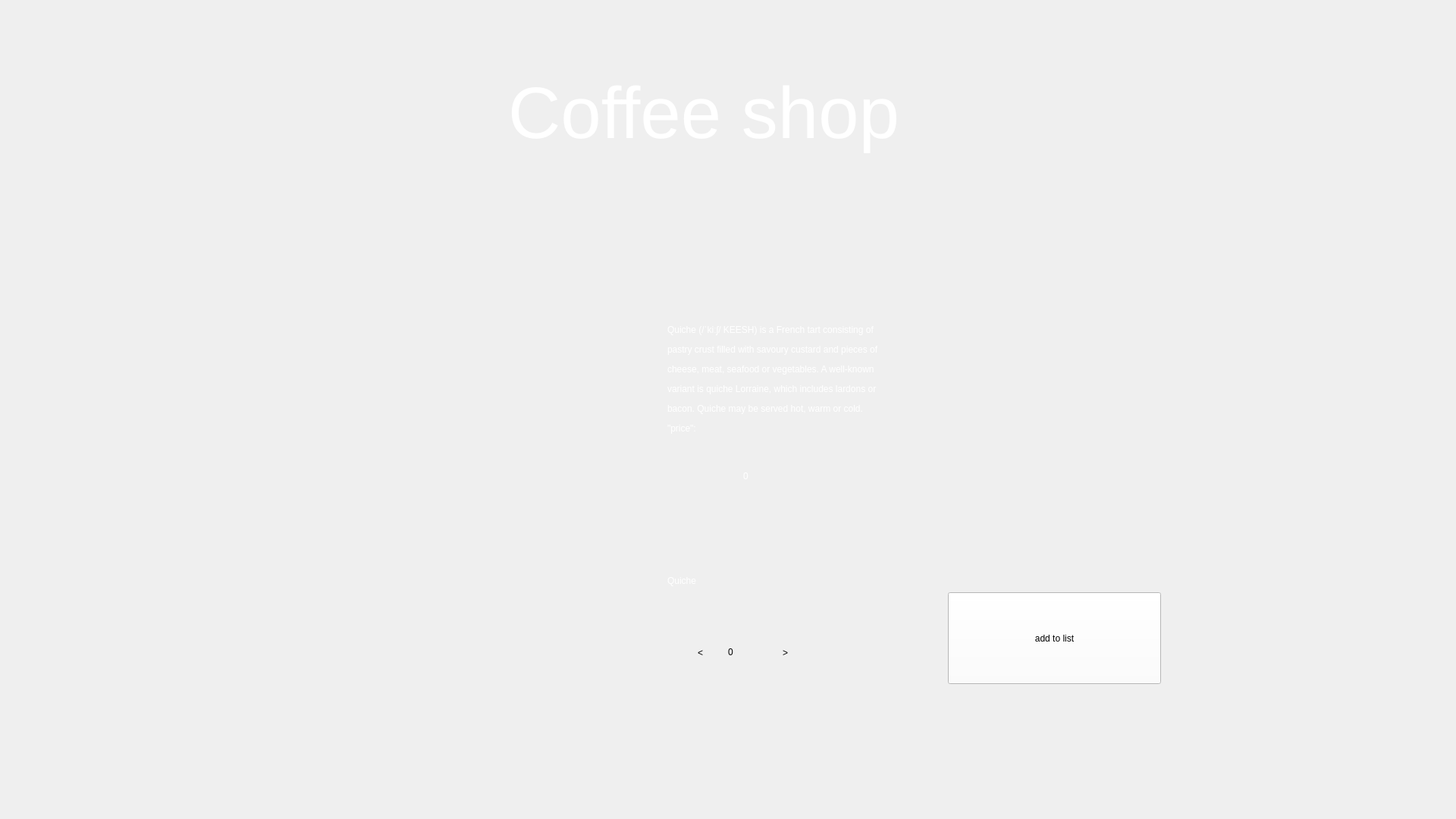
<?xml version="1.0" encoding="UTF-8"?>
<ui version="4.0">
 <class>QuicheForm</class>
 <widget class="QWidget" name="QuicheForm">
  <property name="geometry">
   <rect>
    <x>0</x>
    <y>0</y>
    <width>1920</width>
    <height>1080</height>
   </rect>
  </property>
  <property name="windowTitle">
   <string>Form</string>
  </property>
  <property name="styleSheet">
   <string notr="true"/>
  </property>
  <widget class="QLabel" name="Back">
   <property name="geometry">
    <rect>
     <x>0</x>
     <y>0</y>
     <width>1920</width>
     <height>1080</height>
    </rect>
   </property>
   <property name="styleSheet">
    <string notr="true">background-image: url(':/res/img/backgr.png');

background-repeat: no-repeat;
</string>
   </property>
   <property name="text">
    <string/>
   </property>
  </widget>
  <widget class="QLabel" name="label_2">
   <property name="geometry">
    <rect>
     <x>670</x>
     <y>80</y>
     <width>581</width>
     <height>141</height>
    </rect>
   </property>
   <property name="styleSheet">
    <string notr="true">position: absolute;
font: 700 26pt &quot;Segoe Script&quot;;
width: 328px;
height: 88px;
left: 796px;
top: 79px;
font-style: normal;
font-weight: 400;
font-size: 64px;
line-height: 88px;
color: #FFFFFF;
 border: none; 
outline: none;
background-position: center;
 background-repeat: no-repeat; 
background-color: transparent;</string>
   </property>
   <property name="text">
    <string>&lt;html&gt;&lt;head/&gt;&lt;body&gt;&lt;p&gt;&lt;span style=&quot; font-size:72pt;&quot;&gt;Coffee shop&lt;/span&gt;&lt;/p&gt;&lt;/body&gt;&lt;/html&gt;</string>
   </property>
  </widget>
  <widget class="QPushButton" name="Zerno">
   <property name="geometry">
    <rect>
     <x>89</x>
     <y>79</y>
     <width>130</width>
     <height>130</height>
    </rect>
   </property>
   <property name="styleSheet">
    <string notr="true">background-image: url(':/res/img/24.png');
background-position: center;
 background-repeat: no-repeat; 
background-color: transparent;
 border: none; 
outline: none;</string>
   </property>
   <property name="text">
    <string/>
   </property>
  </widget>
  <widget class="QLabel" name="label">
   <property name="geometry">
    <rect>
     <x>230</x>
     <y>310</y>
     <width>500</width>
     <height>591</height>
    </rect>
   </property>
   <property name="styleSheet">
    <string notr="true">background-image: url(':/res/img/Quiche2.png');
background-position: center;
 background-repeat: no-repeat; </string>
   </property>
   <property name="text">
    <string/>
   </property>
  </widget>
  <widget class="QLabel" name="label_3">
   <property name="geometry">
    <rect>
     <x>880</x>
     <y>310</y>
     <width>711</width>
     <height>381</height>
    </rect>
   </property>
   <property name="styleSheet">
    <string notr="true">font: 700 18pt &quot;Segoe Script&quot;;
color: #FFFFFF;
</string>
   </property>
   <property name="text">
    <string>&lt;html&gt;&lt;head/&gt;&lt;body&gt;&lt;p&gt;Quiche (/ˈkiːʃ/ KEESH) is a French tart consisting of&lt;/p&gt;&lt;p&gt;pastry crust filled with savoury custard and pieces of&lt;/p&gt;&lt;p&gt;cheese, meat, seafood or vegetables. A well-known&lt;/p&gt;&lt;p&gt;variant is quiche Lorraine, which includes lardons or&lt;/p&gt;&lt;p&gt;bacon. Quiche may be served hot, warm or cold.&lt;/p&gt;&lt;p&gt;&amp;quot;price&amp;quot;: &lt;/p&gt;&lt;/body&gt;&lt;/html&gt;</string>
   </property>
  </widget>
  <widget class="QPushButton" name="Buttmin">
   <property name="geometry">
    <rect>
     <x>884</x>
     <y>820</y>
     <width>79</width>
     <height>81</height>
    </rect>
   </property>
   <property name="styleSheet">
    <string notr="true">font: 700 18pt &quot;Segoe Script&quot;;
background-image: url(:/res/img/whites.png);

 border: none; 
outline: none;</string>
   </property>
   <property name="text">
    <string>&lt;</string>
   </property>
  </widget>
  <widget class="QPushButton" name="Buttpl">
   <property name="geometry">
    <rect>
     <x>995</x>
     <y>820</y>
     <width>81</width>
     <height>81</height>
    </rect>
   </property>
   <property name="styleSheet">
    <string notr="true">font: 700 18pt &quot;Segoe Script&quot;;
background-image: url(:/res/img/whites.png);

 border: none; 
outline: none;</string>
   </property>
   <property name="text">
    <string>&gt;</string>
   </property>
  </widget>
  <widget class="QLabel" name="numberqwert">
   <property name="geometry">
    <rect>
     <x>960</x>
     <y>820</y>
     <width>91</width>
     <height>81</height>
    </rect>
   </property>
   <property name="statusTip">
    <string/>
   </property>
   <property name="whatsThis">
    <string/>
   </property>
   <property name="layoutDirection">
    <enum>Qt::LeftToRight</enum>
   </property>
   <property name="styleSheet">
    <string notr="true">font: 700 18pt &quot;Segoe Script&quot;;
 border: none; 
outline: none;
background-image: url(:/res/img/whites.png);
text-align: center;</string>
   </property>
   <property name="lineWidth">
    <number>1</number>
   </property>
   <property name="text">
    <string>&lt;html&gt;&lt;head/&gt;&lt;body&gt;&lt;p&gt;0&lt;/p&gt;&lt;/body&gt;&lt;/html&gt;</string>
   </property>
  </widget>
  <widget class="QPushButton" name="pushButton">
   <property name="geometry">
    <rect>
     <x>1250</x>
     <y>781</y>
     <width>281</width>
     <height>121</height>
    </rect>
   </property>
   <property name="styleSheet">
    <string notr="true">font: 700 25pt &quot;Segoe Script&quot;;
background-color: rgb(255, 255, 255);
background-color: rgb(255, 255, 255);</string>
   </property>
   <property name="text">
    <string>add to list</string>
   </property>
  </widget>
  <widget class="QLabel" name="L1">
   <property name="geometry">
    <rect>
     <x>980</x>
     <y>618</y>
     <width>81</width>
     <height>20</height>
    </rect>
   </property>
   <property name="styleSheet">
    <string notr="true">font: 700 18pt &quot;Segoe Script&quot;;
color: #FFFFFF;</string>
   </property>
   <property name="text">
    <string>0</string>
   </property>
  </widget>
  <widget class="QLabel" name="Lab1">
   <property name="geometry">
    <rect>
     <x>880</x>
     <y>730</y>
     <width>251</width>
     <height>71</height>
    </rect>
   </property>
   <property name="styleSheet">
    <string notr="true">font: 700 27pt &quot;Segoe Script&quot;;
color: #FFFFFF;</string>
   </property>
   <property name="text">
    <string>Quiche</string>
   </property>
  </widget>
  <zorder>Back</zorder>
  <zorder>Buttmin</zorder>
  <zorder>numberqwert</zorder>
  <zorder>label_2</zorder>
  <zorder>Zerno</zorder>
  <zorder>label</zorder>
  <zorder>label_3</zorder>
  <zorder>Buttpl</zorder>
  <zorder>pushButton</zorder>
  <zorder>L1</zorder>
  <zorder>Lab1</zorder>
 </widget>
 <resources/>
 <connections/>
</ui>
